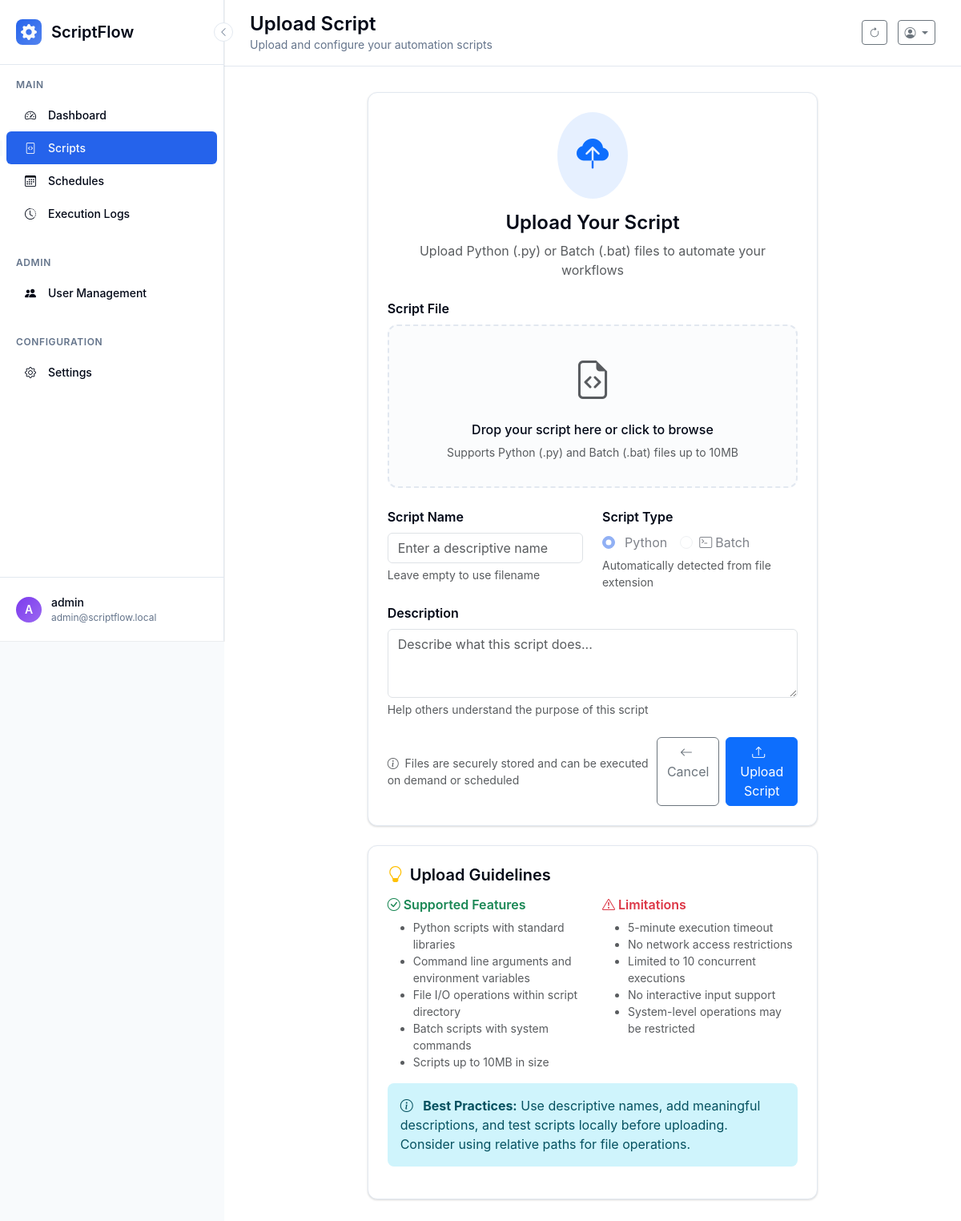
/scripts/upload (signed in), run on the app's committed database.
### scriptflow.py (models this page shows, shortened)
class User(UserMixin, db.Model):
    __tablename__ = 'users'
    id = db.Column(db.Integer, primary_key=True)
    username = db.Column(db.String(80), unique=True, nullable=False)
    email = db.Column(db.String(120), unique=True, nullable=False)
    password_hash = db.Column(db.String(255), nullable=False)
    is_admin = db.Column(db.Boolean, default=False, nullable=False)
    can_view_all_data = db.Column(db.Boolean, default=False, nullable=False)
    created_at = db.Column(db.DateTime, default=datetime.now)
    last_login = db.Column(db.DateTime)

### app/controllers/scripts.py (the view, shortened to what this page needs)
    @scripts_bp.route('/upload', methods=['GET', 'POST'])
    @login_required
    def upload_script():
        return render_template('upload.html')

### scriptflow.py (called while the page is built)
@app.context_processor
def inject_ui_version():
    return {
        'ui_info': {'current_version': 'v2', 'is_modern': True},
        'ui_version': 'v2',
        'is_modern_ui': True
    }

@login_manager.user_loader
def load_user(user_id):
    return db.session.get(User, int(user_id))

### templates/upload.html (shortened to what this page needs)
{% extends "base.html" %}
{% block page_title %}Upload Script{% endblock %}
{% block page_subtitle %}Upload and configure your automation scripts{% endblock %}
{% block content %}
<div class="row justify-content-center">
    <div class="col-lg-8">
        <div class="modern-card">
            <div class="text-center mb-4">
                <div class="bg-primary bg-opacity-10 p-4 rounded-circle d-inline-flex mb-3">
                    <i class="bi bi-cloud-upload-fill text-primary" style="font-size: 2.5rem;"></i>
                </div>
                <h4 class="fw-semibold mb-2">Upload Your Script</h4>
                <p class="text-muted">Upload Python (.py) or Batch (.bat) files to automate your workflows</p>
            </div>
            <form method="POST" enctype="multipart/form-data" id="uploadForm">
                <div class="mb-4">
                    <label for="file" class="form-label fw-semibold">Script File</label>
                    <div class="upload-area" id="uploadArea">
                        <div class="upload-placeholder" id="uploadPlaceholder">
                            <i class="bi bi-file-earmark-code text-muted" style="font-size: 3rem;"></i>
                            <h6 class="mt-3 mb-2">Drop your script here or click to browse</h6>
                            <p class="text-muted small mb-0">Supports Python (.py) and Batch (.bat) files up to 10MB</p>
                        </div>
                    </div>
                </div>
                <div class="row">
                    <div class="col-md-6 mb-3">
                        <label for="name" class="form-label fw-semibold">Script Name</label>
                        <input type="text" class="form-control" id="name" name="name"
                               placeholder="Enter a descriptive name" value="{{ request.form.name or '' }}">
                        <div class="form-text">Leave empty to use filename</div>
                    </div>
                    <div class="col-md-6 mb-3">
                        <label class="form-label fw-semibold">Script Type</label>
                        <div class="d-flex gap-3">
                            <div class="form-check">
                                <input class="form-check-input" type="radio" name="scriptType" id="typePython" value="py" checked disabled>
                                <label class="form-check-label" for="typePython">
                                    Python
                                </label>
                            </div>
                            <div class="form-check">
                                <input class="form-check-input" type="radio" name="scriptType" id="typeBatch" value="bat" disabled>
                                <label class="form-check-label" for="typeBatch">
                                    <i class="bi bi-terminal me-1"></i>Batch
                                </label>
                            </div>
                        </div>
                        <div class="form-text">Automatically detected from file extension</div>
                    </div>
                </div>
                <div class="mb-4">
                    <label for="description" class="form-label fw-semibold">Description</label>
                    <textarea class="form-control" id="description" name="description" rows="3"
                              placeholder="Describe what this script does..." style="resize: vertical;">{{ request.form.description or '' }}</textarea>
                    <div class="form-text">Help others understand the purpose of this script</div>
                </div>
                <div class="d-flex justify-content-between align-items-center">
                    <div class="text-muted small">
                        <i class="bi bi-info-circle me-1"></i>
                        Files are securely stored and can be executed on demand or scheduled
                    </div>
                    <div class="d-flex gap-2">
                        <a href="{{ url_for('scripts.list_scripts') }}" class="btn btn-outline-secondary">
                            <i class="bi bi-arrow-left me-1"></i>Cancel
                        </a>
                        <button type="submit" class="btn btn-primary" id="uploadBtn">
                            <i class="bi bi-upload me-2"></i>Upload Script
                        </button>
                    </div>
                </div>
            </form>
        </div>
    </div>
</div>
<div class="row justify-content-center mt-4">
    <div class="col-lg-8">
        <div class="modern-card">
            <h5 class="fw-semibold mb-3">
                <i class="bi bi-lightbulb text-warning me-2"></i>Upload Guidelines
            </h5>
            <div class="row">
                <div class="col-md-6">
                    <h6 class="fw-semibold text-success mb-2">
                        <i class="bi bi-check-circle me-1"></i>Supported Features
                    </h6>
                    <ul class="small text-muted mb-3">
                        <li>Python scripts with standard libraries</li>
                        <li>Command line arguments and environment variables</li>
                        <li>File I/O operations within script directory</li>
                        <li>Batch scripts with system commands</li>
                        <li>Scripts up to 10MB in size</li>
                    </ul>
                </div>
                <div class="col-md-6">
                    <h6 class="fw-semibold text-danger mb-2">
                        <i class="bi bi-exclamation-triangle me-1"></i>Limitations
                    </h6>
                    <ul class="small text-muted mb-3">
                        <li>5-minute execution timeout</li>
                        <li>No network access restrictions</li>
                        <li>Limited to 10 concurrent executions</li>
                        <li>No interactive input support</li>
                        <li>System-level operations may be restricted</li>
                    </ul>
                </div>
            </div>
            <div class="alert alert-info border-0">
                <i class="bi bi-info-circle me-2"></i>
                <strong>Best Practices:</strong> Use descriptive names, add meaningful descriptions,
                and test scripts locally before uploading. Consider using relative paths for file operations.
            </div>
        </div>
    </div>
</div>
{% endblock %}

### templates/base.html (shortened to what this page needs)
<!DOCTYPE html>
<html lang="en">
<head>
    <link href="https://cdn.jsdelivr.net/npm/bootstrap@5.3.2/dist/css/bootstrap.min.css" rel="stylesheet">
    <link href="https://cdn.jsdelivr.net/npm/bootstrap-icons@1.11.0/font/bootstrap-icons.css" rel="stylesheet">
</head>
<body>
    <aside class="modern-sidebar" id="sidebar">
        <button class="sidebar-toggle" onclick="toggleSidebar()">
            <i class="bi bi-chevron-left"></i>
        </button>
        <div class="sidebar-header">
            <div class="sidebar-logo">
                <i class="bi bi-gear-fill"></i>
            </div>
            <div class="sidebar-title">ScriptFlow</div>
        </div>
        <nav class="sidebar-nav">
            <div class="nav-section">
                <div class="nav-section-title">Main</div>
                <a href="{{ url_for('main.dashboard') }}" class="nav-item{% if request.endpoint == 'main.dashboard' %} active{% endif %}">
                    <div class="nav-icon">
                        <i class="bi bi-speedometer2"></i>
                    </div>
                    <span class="nav-text">Dashboard</span>
                </a>
                <a href="{{ url_for('scripts.list_scripts') }}" class="nav-item{% if request.endpoint in ['scripts.list_scripts', 'scripts.upload_script', 'scripts.edit_script', 'scripts.view_script'] %} active{% endif %}">
                    <div class="nav-icon">
                        <i class="bi bi-file-code"></i>
                    </div>
                    <span class="nav-text">Scripts</span>
                </a>
                <a href="{{ url_for('schedules.list_schedules') }}" class="nav-item{% if request.endpoint in ['schedules.list_schedules', 'schedules.create_schedule', 'schedules.edit_schedule'] %} active{% endif %}">
                    <div class="nav-icon">
                        <i class="bi bi-calendar3"></i>
                    </div>
                    <span class="nav-text">Schedules</span>
                </a>
                <a href="{{ url_for('logs.list_logs') }}" class="nav-item{% if request.endpoint in ['logs.list_logs', 'logs.view_execution'] %} active{% endif %}">
                    <div class="nav-icon">
                        <i class="bi bi-clock-history"></i>
                    </div>
                    <span class="nav-text">Execution Logs</span>
                </a>
            </div>
            {% if current_user.is_admin %}
            <div class="nav-section">
                <div class="nav-section-title">Admin</div>
                <a href="{{ url_for('admin.manage_users') }}" class="nav-item{% if request.endpoint in ['admin.manage_users', 'admin.create_user', 'admin.edit_user'] %} active{% endif %}">
                    <div class="nav-icon">
                        <i class="bi bi-people-fill"></i>
                    </div>
                    <span class="nav-text">User Management</span>
                </a>
            </div>
            {% endif %}
            <div class="nav-section">
                <div class="nav-section-title">Configuration</div>
                <a href="{{ url_for('main.settings') }}" class="nav-item{% if request.endpoint in ['main.settings', 'main.python_settings', 'main.terminal'] %} active{% endif %}">
                    <div class="nav-icon">
                        <i class="bi bi-gear"></i>
                    </div>
                    <span class="nav-text">Settings</span>
                </a>
            </div>
        </nav>
        <div class="sidebar-user" onclick="toggleUserMenu()">
            <div class="user-avatar">
                {{ current_user.username[0].upper() if current_user.username else 'U' }}
            </div>
            <div class="user-info">
                <div class="user-name">{{ current_user.username }}</div>
                <div class="user-email">{{ current_user.email if current_user.email else 'admin' }}</div>
            </div>
        </div>
    </aside>
    <main class="main-content" id="mainContent">
        <header class="main-header">
            <div>
                <h1 class="page-title">{% block page_title %}Dashboard{% endblock %}</h1>
                <p class="page-subtitle">{% block page_subtitle %}Welcome to ScriptFlow{% endblock %}</p>
            </div>
            <div>
                <button class="btn btn-outline-secondary btn-sm me-2" onclick="location.reload()">
                    <i class="bi bi-arrow-clockwise"></i>
                </button>
                <div class="dropdown d-inline-block">
                    <button class="btn btn-outline-secondary btn-sm dropdown-toggle" type="button" data-bs-toggle="dropdown">
                        <i class="bi bi-person-circle"></i>
                    </button>
                </div>
            </div>
        </header>
        <div class="content-area">
            {% block content %}{% endblock %}
        </div>
    </main>
</body>
</html>

### templates/upload.html (style rules this page uses)
.upload-area { border: 2px dashed var(--border-color); border-radius: 12px; padding: 2rem; text-align: center; transition: all 0.3s ease; position: relative; background: hsl(210 40% 99%); }
.form-check-input:checked { background-color: var(--primary); border-color: var(--primary); }
.btn { transition: all 0.2s ease; }
.alert { border-radius: 8px; }

### data on the page
User: username "A", username "admin", email "admin@scriptflow.local"
